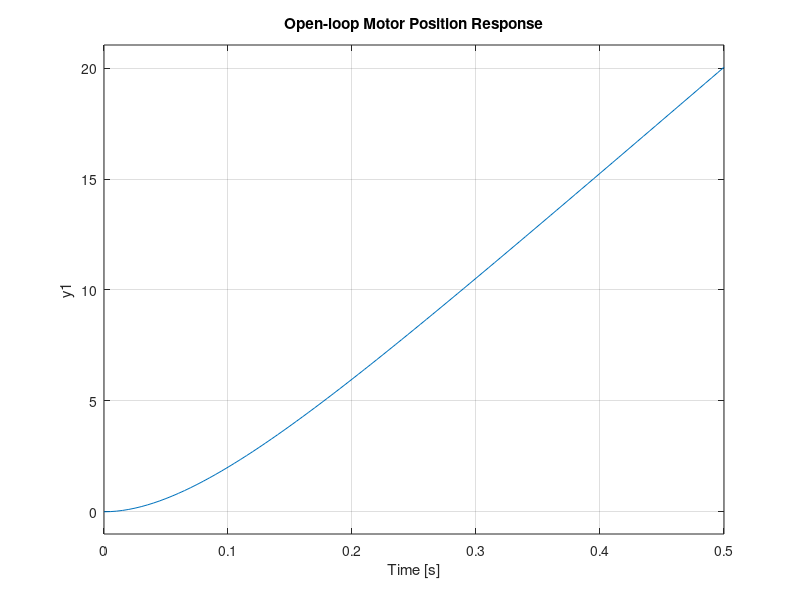

Reproduce this figure in MATLAB. (Note: this script raises an error after producing the figure.)
clc;
clear;
close all;

% Motor parameters from estimation
J  = 5.5744e-06;
K  = 0.020117;
Ra = 6.2432;
b  = 2.2381e-06;
L  = 0;

s = tf('s');

% DC motor position transfer function: theta(s) / V(s)
G = K / (s * ((L*s + Ra)*(J*s + b) + K^2));

disp('Motor Position Transfer Function:');
G

figure;
step(G);
grid on;
title('Open-loop Motor Position Response');

C = pidtune(G, 'PID');

disp('Initial PID Controller from pidtune:');
C

Kp = C.Kp;
Ki = C.Ki;
Kd = C.Kd;

fprintf('Kp = %.10f\n', Kp);
fprintf('Ki = %.10f\n', Ki);
fprintf('Kd = %.10f\n', Kd);



T = feedback(C*G, 1);

figure;
step(T);
grid on;
title('Closed-loop Position Response with PID');

info = stepinfo(T);
disp('Step Response Info:');
disp(info);
